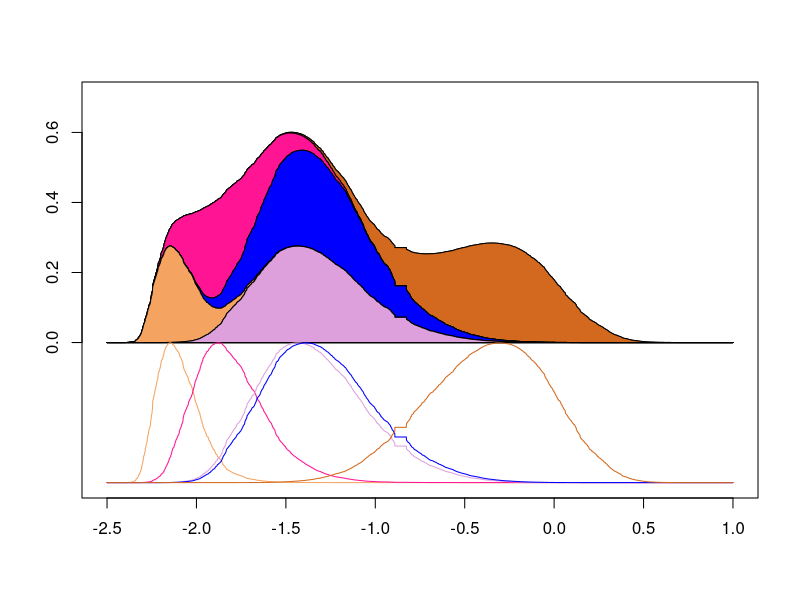

Write R code to recreate this figure.
##### COP121 yafei.xu@hu - berlin.de

# data set is in the pool https://github.com/YafeiXu/CAMquantlet
# replace the path of the working directory if necessary
setwd("C:/R")
d = read.csv("dax140624.csv") # pls download the pertinent data set.
DateInput = as.Date(d[, 1])
numOfDate = as.numeric(as.Date(c(DateInput)))
newDF = data.frame(d, numOfDate)
Pt = newDF[, 2]
P1 = Pt[ - length(Pt)]
P2 = Pt[ - 1]
DAXreturn = log(P1) - log(P2)
DAXreturn = DAXreturn * 100
r = DAXreturn

# bandwidth
bdw = .29

# distance 
dis = .4

# Gaussian kernel function
kF = function(u){
(1 / sqrt(2 * pi)) * exp( - u^2 / 2)
}

# Epanechnikov kernel density estimator
fhat = function(x, h){
(1 / (5 *  h)) * (kF((x + .475) / h) + kF((x + 1.553) / h) + kF((x + .434) / h) + kF((x + 1.019) / h) + kF((x - .395) / h))
}
fhatOnDaxReturn = fhat(sort(r), bdw)

# 5 combinations
combi.lightblue = function(x, h){
(1 /  (5 *  h)) *  (kF((x + .475) /  h))
}
fhatOnDaxReturn.lblue = combi.lightblue(sort(r), bdw)

combi.skin = function(x, h){
(1 / (5 *  h)) * (kF((x + .475) / h) + kF((x + 1.553) / h))
}
fhatOnDaxReturn.skin = combi.skin(sort(r), bdw)

combi.blue = function(x, h){
(1 / (5 *  h)) * (kF((x + .475) / h) + kF((x + 1.553) / h) + kF((x + .434) / h))
}
fhatOnDaxReturn.blue = combi.blue(sort(r), bdw)

combi.pink = function(x, h){
(1 / (5 *  h)) * (kF((x + .475) / h) + kF((x + 1.553) / h) + kF((x + .434) / h) + kF((x + 1.019) / h))
}
fhatOnDaxReturn.pink = combi.pink(sort(r), bdw)



# 5 singles 
single.lightblue = function(x, h){
(kF((x + .475) / h))
}
fhatOnDaxReturn.single.lblue = single.lightblue(sort(r), bdw) - dis

single.blue = function(x, h){
(kF((x + .434) / h))
}
fhatOnDaxReturn.single.blue = single.blue(sort(r), bdw) - dis

single.pink = function(x, h){
(kF((x + 1.019) / h))
}
fhatOnDaxReturn.single.pink = single.pink(sort(r), bdw) - dis

single.skin = function(x, h){
(kF((x + 1.553) / h))
}
fhatOnDaxReturn.single.skin = single.skin(sort(r), bdw) - dis

single.gray = function(x, h){
(kF((x - .395) / h))
}
fhatOnDaxReturn.single.gray = single.gray(sort(r), bdw) - dis

# do plot
plot(seq( - 2.5,  1,  length.out = length(r)),  seq( - dis,  .7,  length.out = length(r)), 
     col = "White", xlab = "", ylab = "", axes = FALSE,  xaxt = "n",  yaxt = "n")
box() 
axis(1, at = c( - 2.5,  - 2.0,  - 1.5,  - 1,  - .5, 0, .5, 1))
axis(2, at = c(0, .2, .4, .6))
lines(seq( - 2.5,  1,  length.out = length(r)),  fhatOnDaxReturn, type = "l")
lines(seq( - 2.5,  1,  length.out = length(r)),  seq(0,  0,  length.out = length(r)), type = "l")
polygon(c(seq( - 2.5,  1,  length.out = length(r)),  rev(seq( - 2.5,  1,  length.out = length(r)))),  
c(fhatOnDaxReturn,  rev(seq(0,  0,  length.out = length(r)))), 
  col  =  "chocolate",  border  =  "Black")
	 
lines(seq( - 2.5,  1,  length.out = length(r)),  fhatOnDaxReturn.pink, type = "l")
lines(seq( - 2.5,  1,  length.out = length(r)),  seq(0,  0,  length.out = length(r)), type = "l")
polygon(c(seq( - 2.5,  1,  length.out = length(r)),  rev(seq( - 2.5,  1,  length.out = length(r)))),  
c(fhatOnDaxReturn.pink,  rev(seq(0,  0,  length.out = length(r)))), 
  col  =  "deeppink",  border  =  "Black")
	 
lines(seq( - 2.5,  1,  length.out = length(r)),  fhatOnDaxReturn.blue, type = "l")
lines(seq( - 2.5,  1,  length.out = length(r)),  seq(0,  0,  length.out = length(r)), type = "l")
polygon(c(seq( - 2.5,  1,  length.out = length(r)),  rev(seq( - 2.5,  1,  length.out = length(r)))),  
c(fhatOnDaxReturn.blue,  rev(seq(0,  0,  length.out = length(r)))), 
  col  =  "Blue",  border  =  "Black")	 
	 
lines(seq( - 2.5,  1,  length.out = length(r)),  fhatOnDaxReturn.skin, type = "l")
lines(seq( - 2.5,  1,  length.out = length(r)),  seq(0,  0,  length.out = length(r)), type = "l")
polygon(c(seq( - 2.5,  1,  length.out = length(r)),  rev(seq( - 2.5,  1,  length.out = length(r)))),  
c(fhatOnDaxReturn.skin,  rev(seq(0,  0,  length.out = length(r)))), 
  col  =  "sandybrown",  border  =  "Black")

lines(seq( - 2.5,  1,  length.out = length(r)),  fhatOnDaxReturn.lblue, type = "l")
lines(seq( - 2.5,  1,  length.out = length(r)),  seq(0,  0,  length.out = length(r)), type = "l")
polygon(c(seq( - 2.5,  1,  length.out = length(r)),  rev(seq( - 2.5,  1,  length.out = length(r)))),  
c(fhatOnDaxReturn.lblue,  rev(seq(0,  0,  length.out = length(r)))), 
  col  =  "plum",  border  =  "Black")	
	 	 
lines(seq( - 2.5,  1,  length.out = length(r)),  fhatOnDaxReturn.single.skin,  col = "sandybrown")
lines(seq( - 2.5,  1,  length.out = length(r)),  fhatOnDaxReturn.single.pink,  col = "deeppink")
lines(seq( - 2.5,  1,  length.out = length(r)),  fhatOnDaxReturn.single.lblue,  col = "plum")
lines(seq( - 2.5,  1,  length.out = length(r)),  fhatOnDaxReturn.single.blue,  col = "Blue")
lines(seq( - 2.5,  1,  length.out = length(r)),  fhatOnDaxReturn.single.gray,  col = "chocolate")
